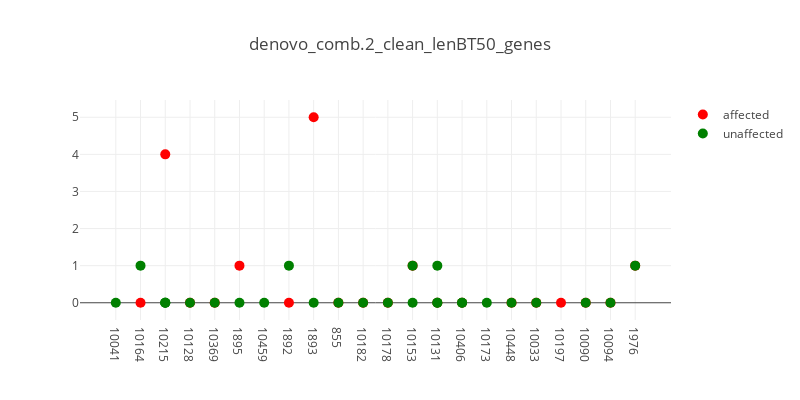
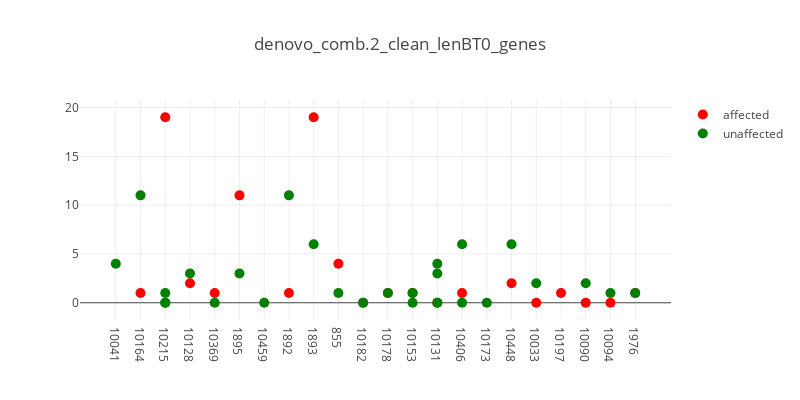

The notebook cell saved with these charts, in order:
### Markdown cell above
The results are largely the same, especially when taking into consideratin which families have affected with more CNVs than unaffected.

### Code cell
plot_plink_cnvs(data_dir + '/all_comb.2_clean_lenBT50_genes.cnv.indiv', 
                'denovo_comb.2_clean_lenBT50_genes', verbose=True)
plot_plink_cnvs(data_dir + '/all_comb.2_clean_lenBT0_genes.cnv.indiv', 
                'denovo_comb.2_clean_lenBT0_genes', verbose=True)

### Figure 1 — Plotly figure (JSON) as saved in the notebook; plotly's stock layout.template omitted (floating-point values rounded to 4 significant figures)
{"data": [{"hoverinfo": "text+y", "marker": {"color": "red", "size": 10}, "mode": "markers", "name": "affected", "showlegend": true, "text": ["CLIA_400122", "CLIA_400125", "CLIA_400153", "CCGO_800980", "CLIA_400132", "CLIA_400134", "CLIA_400163", "CLIA_400216", "CLIA_400121", "CLIA_400131", "CLIA_400128", "CLIA_400140", "CLIA_400178", "CLIA_400205", "CLIA_400127", "CLIA_400129", "CLIA_400123", "CLIA_400130", "CLIA_400204"], "type": "scatter", "x": [1, 2, 3, 4, 5, 7, 8, 9, 10, 11, 12, 13, 14, 16, 17, 18, 19, 20, 21], "y": [0, 4, 0, 0, 1, 0, 5, 0, 0, 0, 1, 0, 0, 0, 0, 0, 0, 0, 1]}, {"hoverinfo": "text+y", "hovertext": ["CLIA_400155", "CLIA_400135", "CLIA_400191", "CLIA_400189", "CLIA_400193", "CLIA_400152", "CCGO_800979", "CLIA_400158", "CLIA_400209", "CLIA_400175", "CLIA_400162", "CLIA_400133", "CLIA_400170", "CLIA_400159", "CLIA_400210", "CLIA_400212", "CLIA_400138", "CLIA_400139", "CLIA_400142", "CLIA_400179", "CLIA_400180", "CLIA_400148", "CLIA_400200", "CLIA_400166", "CLIA_400195", "CLIA_400144", "CLIA_400201"], "marker": {"color": "green", "size": 10}, "mode": "markers", "name": "unaffected", "showlegend": true, "type": "scatter", "x": [0, 1, 2, 2, 2, 3, 4, 5, 6, 7, 8, 9, 10, 11, 12, 12, 13, 13, 13, 14, 14, 15, 16, 17, 19, 20, 21], "y": [0, 1, 0, 0, 0, 0, 0, 0, 0, 1, 0, 0, 0, 0, 1, 0, 0, 0, 1, 0, 0, 0, 0, 0, 0, 0, 1]}], "layout": {"height": 400, "hovermode": "closest", "title": "denovo_comb.2_clean_lenBT50_genes", "width": 800, "xaxis1": {"ticktext": ["10041", "10164", "10215", "10128", "10369", "1895", "10459", "1892", "1893", "855", "10182", "10178", "10153", "10131", "10406", "10173", "10448", "10033", "10197", "10090", "10094", "1976"], "tickvals": [0, 1, 2, 3, 4, 5, 6, 7, 8, 9, 10, 11, 12, 13, 14, 15, 16, 17, 18, 19, 20, 21], "zeroline": false}}}

### Figure 2 — Plotly figure (JSON) as saved in the notebook; plotly's stock layout.template omitted (floating-point values rounded to 4 significant figures)
{"data": [{"hoverinfo": "text+y", "marker": {"color": "red", "size": 10}, "mode": "markers", "name": "affected", "showlegend": true, "text": ["CLIA_400122", "CLIA_400125", "CLIA_400153", "CCGO_800980", "CLIA_400132", "CLIA_400134", "CLIA_400163", "CLIA_400216", "CLIA_400121", "CLIA_400131", "CLIA_400128", "CLIA_400140", "CLIA_400178", "CLIA_400205", "CLIA_400127", "CLIA_400129", "CLIA_400123", "CLIA_400130", "CLIA_400204"], "type": "scatter", "x": [1, 2, 3, 4, 5, 7, 8, 9, 10, 11, 12, 13, 14, 16, 17, 18, 19, 20, 21], "y": [1, 19, 2, 1, 11, 1, 19, 4, 0, 1, 1, 0, 1, 2, 0, 1, 0, 0, 1]}, {"hoverinfo": "text+y", "hovertext": ["CLIA_400155", "CLIA_400135", "CLIA_400191", "CLIA_400189", "CLIA_400193", "CLIA_400152", "CCGO_800979", "CLIA_400158", "CLIA_400209", "CLIA_400175", "CLIA_400162", "CLIA_400133", "CLIA_400170", "CLIA_400159", "CLIA_400210", "CLIA_400212", "CLIA_400138", "CLIA_400139", "CLIA_400142", "CLIA_400179", "CLIA_400180", "CLIA_400148", "CLIA_400200", "CLIA_400166", "CLIA_400195", "CLIA_400144", "CLIA_400201"], "marker": {"color": "green", "size": 10}, "mode": "markers", "name": "unaffected", "showlegend": true, "type": "scatter", "x": [0, 1, 2, 2, 2, 3, 4, 5, 6, 7, 8, 9, 10, 11, 12, 12, 13, 13, 13, 14, 14, 15, 16, 17, 19, 20, 21], "y": [4, 11, 0, 1, 0, 3, 0, 3, 0, 11, 6, 1, 0, 1, 1, 0, 0, 3, 4, 6, 0, 0, 6, 2, 2, 1, 1]}], "layout": {"height": 400, "hovermode": "closest", "title": "denovo_comb.2_clean_lenBT0_genes", "width": 800, "xaxis1": {"ticktext": ["10041", "10164", "10215", "10128", "10369", "1895", "10459", "1892", "1893", "855", "10182", "10178", "10153", "10131", "10406", "10173", "10448", "10033", "10197", "10090", "10094", "1976"], "tickvals": [0, 1, 2, 3, 4, 5, 6, 7, 8, 9, 10, 11, 12, 13, 14, 15, 16, 17, 18, 19, 20, 21], "zeroline": false}}}
